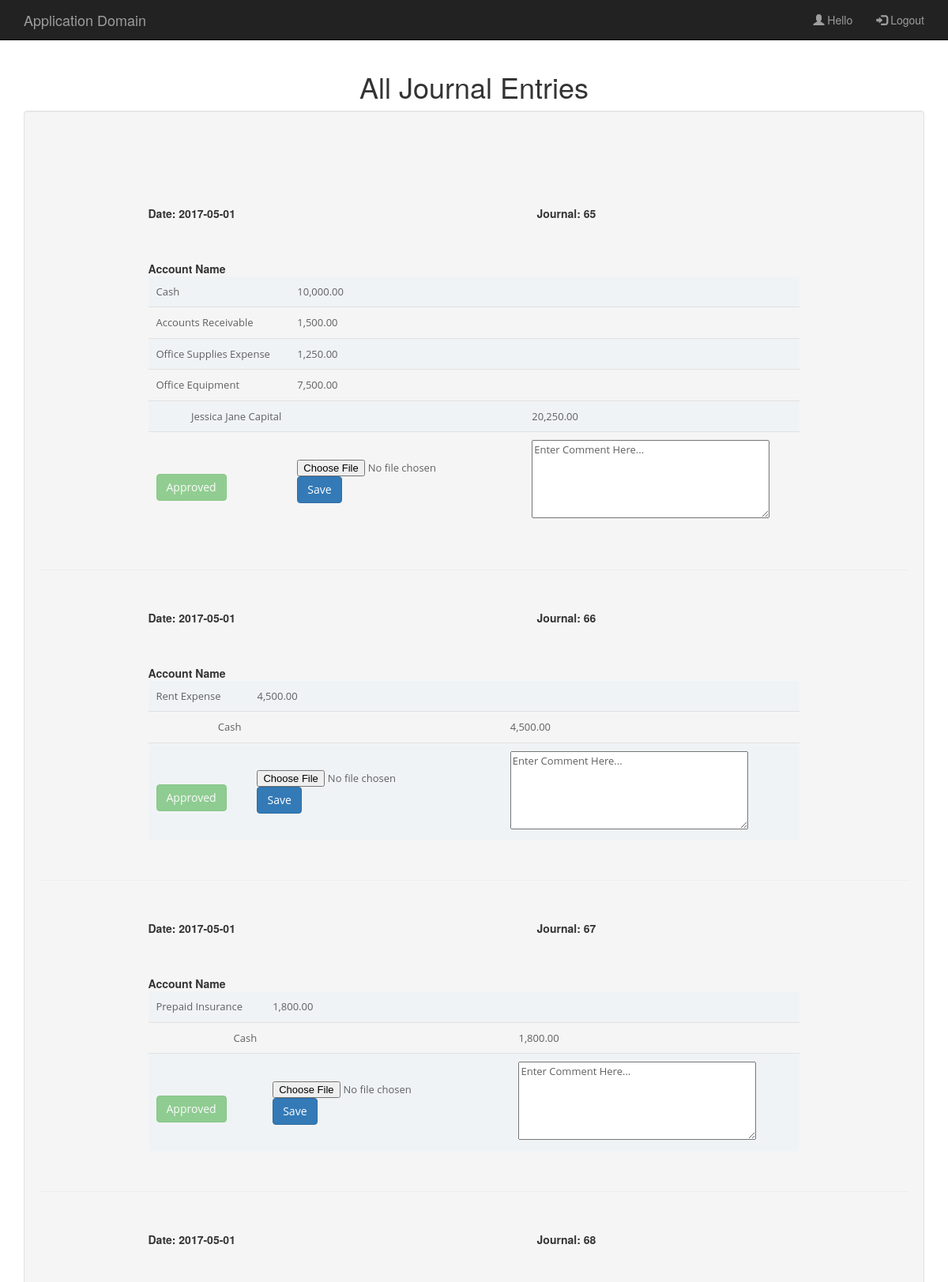
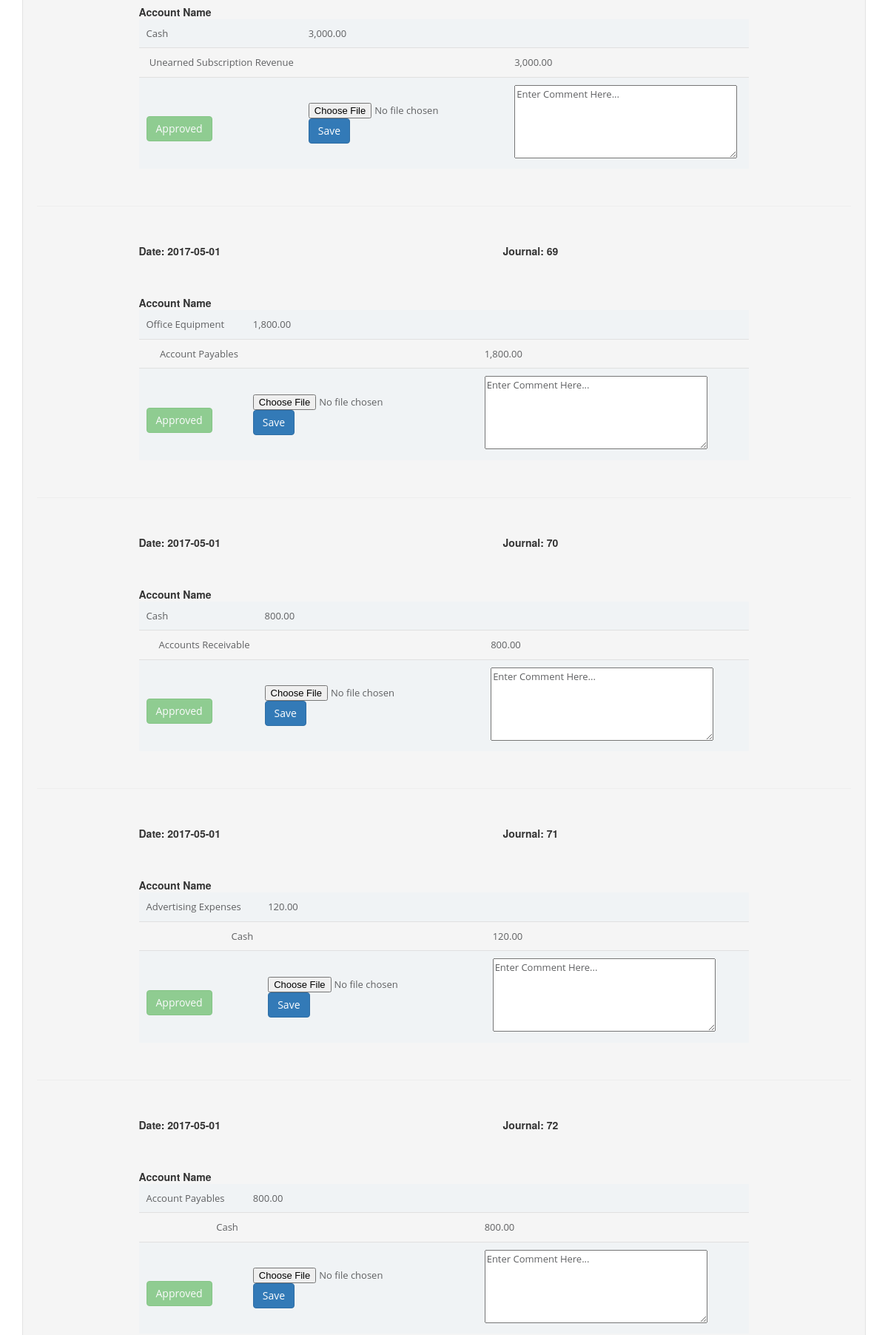
/journalView.php (upper part), run on the app's committed database (2 pictures, top to bottom).
### tables this page shows
CREATE TABLE `journal_transaction` (
  `ID` int(11) NOT NULL,
  `Account Name` varchar(50) NOT NULL,
  `Debit` decimal(10,2) DEFAULT NULL,
  `Credit` decimal(10,2) DEFAULT NULL,
  `Journal ID` int(11) NOT NULL,
  `Date` date DEFAULT NULL,
  `Active` tinyint(1) DEFAULT NULL
);

### php/journalFunct.php (the view, shortened to what this page needs)
<?php
function loadJournal(){
	$servername = "localhost";
	$username = "root";
	$password = "";
	$con = mysqli_connect($servername,$username,$password);
	mysqli_select_db($con,"application_domain");
	$max = "SELECT MAX(`Journal ID`) AS `Journal ID` FROM `journal_transaction`";
	$myData = mysqli_query($con,$max);
	while($record = mysqli_fetch_array($myData))
    	 $Max1= $record['Journal ID'];
    	mysqli_select_db($con,"application_domain");
    $min = "SELECT MIN(`Journal ID`) AS `Journal ID` FROM `journal_transaction`";
	$myData = mysqli_query($con,$min);
	while($record = mysqli_fetch_array($myData))
    	 $Min1= $record['Journal ID'];
    if (empty($Max1) && empty($Min1))
    {
        echo "There no Journal Entries to view!";
    }
    else{
        for($x=$Min1;$x<=$Max1;$x++)
        {
            $servername = "localhost";
            $username = "root";
	        $password = "";
	       $con = mysqli_connect($servername,$username,$password);
        mysqli_select_db($con,"application_domain");
        $sql1 = "SELECT `ID`,`Journal ID`,`Date`, `Account Name`, `Debit`, `Credit`,`Active` FROM `journal_transaction` WHERE `Journal ID` =$x";
        $myData = mysqli_query($con,$sql1);
        $sql2 = "SELECT `Date`, `Journal ID` FROM `journal_transaction` WHERE `Journal ID` =$x";
        $myData2 = mysqli_query($con,$sql2);
         echo "<table width=\"75%\">";
         echo "<tr>";
            if($record = mysqli_fetch_array($myData2))
                    {
                        $Date= "Date: " . $record['Date'];
                 echo "<th>" . $Date . "</th>";
                        $JID= "Journal: " . $record['Journal ID'];
                 echo "<th>" . $JID . "</th>";
                    };
         echo  "</tr>";
         echo "<table width=\"75%\">";
         echo "<tr>";
         echo  "<th>Account Name</th>";
         echo  "<th></th>";
         echo  "<th></th>";
         echo  "</tr>";
            while($record = mysqli_fetch_array($myData))
            {
         $Credit = $record['Credit'];
				 $ID = $record['ID'];
                 if($Credit == 0.00)
        {
    	 echo "<tr>";
    	 echo "<td class=\"text-left\">" . $record["Account Name"] . "</td>";
    	 echo "<td class=\"text-middle\">" . number_format($record['Debit'],2) . "</td>";
    	 echo "<td class=\"text-left\">"   ."</td>";
        }
        else
        {
             echo "<tr>";
    	 echo "<td class=\"text-right\">" . $record["Account Name"] . "</td>";
    	 echo "<td class=\"text-right\">" . "</td>";
    	 echo "<td class=\"text-left\">" . number_format($record['Credit'],2) . "</td>";
        }
         $Active= $record['Active'];
         $Active= $record['Active'];
				 $ID = $record['Journal ID'];
            }
          if($Active == 0)
          {
            echo "</tr>";
         echo "<td><form name=\"deleteFunct\" action=\"php/journalFunct.php\" method=\"POST\" class=\"navbar-center\">" .
                                 "<div class = \"form-group\">" .
                                     "<input type=\"hidden\" name=\"ID\" value=\"" . $ID . "\"/>" .
                                 "</div>" .
                                 "<input type=\"submit\" value=\"Rejected\" class=\"btn btn-danger disabled\" name=\"disableEntry\">" .
                             "</form></td>";
          }
            elseif($Active == 2)
            {
                echo "</tr>";
                 echo "<td><form name=\"deleteFunct\" action=\"php/journalFunct.php\" method=\"POST\" class=\"navbar-center\">" .
                                 "<div class = \"form-group\">" .
                                     "<input type=\"hidden\" name=\"ID\" value=\"" . $ID . "\"/>" .
                                 "</div>" .
                                 "<input type=\"submit\" value=\"Approved\" class=\"btn btn-success disabled\" name=\"enableEntry\">" .
                             "</form></td>";
            }
            echo "<td><form name=\"uploadDoc\" action=\"upload.php\" method=\"POST\" enctype=\"multipart/form-data\">" .
                                 "<input type=\"file\" name=\"fileToUpload\" id=\"fileToUpload\" />" .
                                 "<input type=\"submit\" value=\"Save\" class=\"btn btn-primary\" id=\"uploadFile\" name=\"uploadFile\">" .
                        "</form></td>";
           echo "<td><form action=\"comment.php\" id=\"usrform\" enctype=\"multipart/form-data\">" .
                                 "<textarea rows=\"5\" cols=\"35\" name=\"comment\" form=\"usform\" />" .
                                 "Enter Comment Here... </textarea>";
            echo "</table>";
            echo "<hr>";
        }
}
}
?>

### css/tables.css (style rules this page uses)
* { -moz-box-sizing: border-box; -webkit-box-sizing: border-box; box-sizing: border-box; }
body { background:#353a40; }
table { border-collapse: separate; background:#fff; @include border-radius(5px); margin:50px auto; @include box-shadow(0px 0px 5px rgba(0,0,0,0.3)); }
tbody tr td { font-family: 'Open Sans', sans-serif; font-weight:400; color:#5f6062; font-size:13px; padding:10px 10px 10px 10px; border-bottom:1px solid #e0e0e0; }
tbody tr:nth-child(2n) { background:#f0f3f5; }

### journalView.php (style rules this page uses)
body { padding-top: 70px; }
hr { color:black; }

### data on the page
journal_transaction: Account Name "Cash", Debit "10,000.00"
journal_transaction: Account Name "Accounts Receivable", Debit "1,500.00"
journal_transaction: Account Name "Office Supplies Expense", Debit "1,250.00"
journal_transaction: Account Name "Office Equipment", Debit "7,500.00"
journal_transaction: Account Name "Jessica Jane Capital", Credit "20,250.00"
journal_transaction: Account Name "Rent Expense", Debit "4,500.00"
journal_transaction: Account Name "Cash", Credit "4,500.00"
journal_transaction: Account Name "Prepaid Insurance", Debit "1,800.00"
journal_transaction: Account Name "Cash", Credit "1,800.00"
journal_transaction: Account Name "Cash", Debit "3,000.00"
journal_transaction: Account Name "Unearned Subscription Revenue", Credit "3,000.00"
journal_transaction: Account Name "Office Equipment", Debit "1,800.00"
journal_transaction: Account Name "Account Payables", Credit "1,800.00"
journal_transaction: Account Name "Cash", Debit "800.00"
journal_transaction: Account Name "Accounts Receivable", Credit "800.00"
journal_transaction: Account Name "Advertising Expenses", Debit "120.00"
journal_transaction: Account Name "Cash", Credit "120.00"
journal_transaction: Account Name "Account Payables", Debit "800.00"
journal_transaction: Account Name "Cash", Credit "800.00"

### other printed values
$Date "Date: 2017-05-01"
$JID "Journal: 65"
$JID "Journal: 66"
$JID "Journal: 67"
$JID "Journal: 68"
$JID "Journal: 69"
$JID "Journal: 70"
$JID "Journal: 71"
$JID "Journal: 72"
